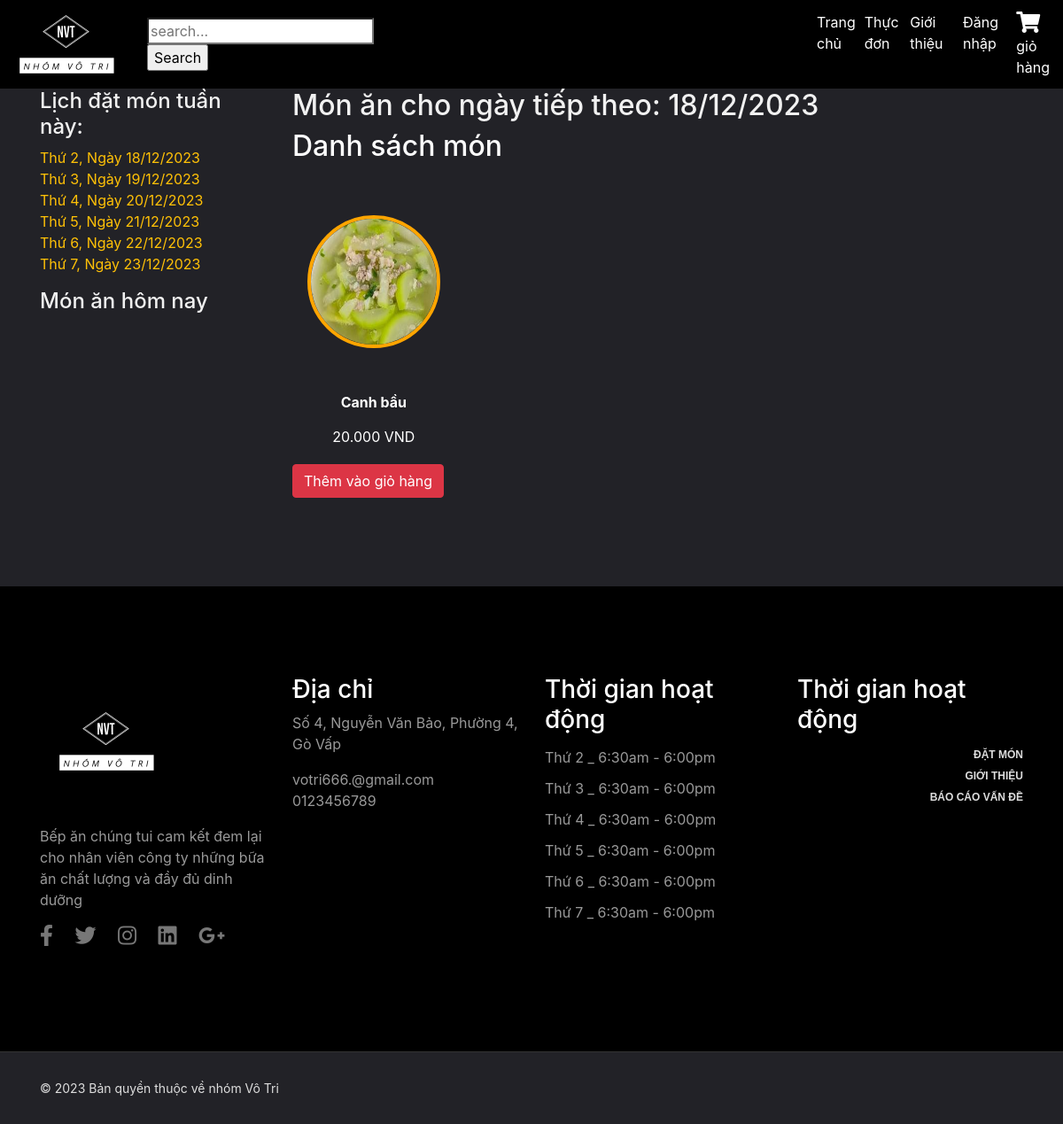
The app's page /index.php?mod=menus&act=list&date=2023-12-23 with its own data.
### tables this page shows
CREATE TABLE `chitietthucdon` (
  `idthucdon` int(2) NOT NULL,
  `id_monan` int(2) NOT NULL
);

CREATE TABLE `monan` (
  `id_monan` int(2) NOT NULL,
  `tenmonan` varchar(50) NOT NULL,
  `mota` varchar(300) NOT NULL,
  `hinhanh` varchar(150) NOT NULL,
  `gia` int(11) NOT NULL,
  `id_loaimonan` int(2) NOT NULL
);

### Model/mMonan.php (called while the page is built, shortened)
<?php
include_once("ketnoi.php");
class modelMonan
{
    function selectAllMonAnThucdonbyDate($date)
    {
        $p = new KetNoiDB();
        if ($p->moKetNoi($con)) {
            $query = "SELECT * FROM thucdon JOIN chitietthucdon ON thucdon.idthucdon = chitietthucdon.idthucdon
            JOIN monan ON chitietthucdon.id_monan = monan.id_monan WHERE ngaytao = '$date'";
            $result = $con->query($query);
            if ($result) {
                return $result;
            } else {
                echo "Lỗi truy vấn: " . $con->error;
            }
        } else {
            return false;
        }
    }
    function SelectAllLoaiThucDon()
    {
        $p = new KetNoiDB();
        if ($p->moKetNoi($con)) {
            $query = "SELECT * FROM loai_thucdon";
            $result = $con->query($query);
            if ($result) {
                $data = array();
                while ($row = $result->fetch_assoc()) {
                    $data[] = $row;
                }
                return $data;
            } else {
                echo "Lỗi truy vấn: " . $con->error;
            }
        } else {
            return false;
        }
    }
}
?>

### Controller/cMonan.php (called while the page is built, shortened)
<?php
include_once("Model/mMonan.php");
class controlMonan
{
    function getAllMonAnThucdonbyDate($date)
    {
        $p = new modelMonan();
        $tbl = $p->selectAllMonAnThucdonbyDate($date);
        return $tbl;
    }
}
?>

### Model/ketnoi.php (called while the page is built, shortened)
<?php
class KetNoiDB
{
    function moKetNoi(& $con)
    {
        $con = new mysqli("localhost", "root", "", "bepan_votri");
        $con->set_charset("utf8");
        return $con;
    }
}
?>

### View/vMonan.php (the view, shortened to what this page needs)
<?php
include "Includes/templates/header.php";
include "Includes/templates/navbar.php";
include("Controller/cMonan.php");
$p = new controlMonan();
if (isset($_REQUEST['idloai'])) {
    $cate = $_REQUEST['idloai'];
    $dish = $p->getAllMonanbyLoai($cate);
} elseif (isset($_REQUEST['search'])) {
    $search = $_REQUEST['search'];
    $dish = $p->getSearch($search);
}elseif(isset($_REQUEST['cm'])){
    $cm = $_REQUEST['cm'];
    $dish = $p->getAllMonAnLoaiThucdon($cm);
}
elseif (isset($_REQUEST['date'])){
    $ngay = $_REQUEST['date'];
    $dish = $p->getAllMonAnThucdonbyDate($ngay);
}
 else {
    $dish = $p->getAllMonAnThucdon();
}
?>
<section style="padding: 100px 0 100px; background-color: #222227;">
  <div class="container">
    <div class="row">
    <div class="col-lg-3 col-md-5">
      <div class="sidebar">
        <div class="sidebar__item">
          <h4 class="txt">Lịch đặt món tuần này:</h4>
          <ul>
    <?php
    $days = array('monday', 'tuesday', 'wednesday', 'thursday', 'friday', 'saturday');
    $menu = array();
    foreach ($days as $index => $day) {
        $timestamp = strtotime('this week ' . $day);
        $saturday = strtotime('this week saturday');
        $ngayHientai = new DateTime();
        $ngayHientaiTimestamp = $ngayHientai->getTimestamp();
        if ($ngayHientaiTimestamp >= $saturday) {
            $timestamp = strtotime('next week ' . $day);
        }
        $menu[$index] = date('d/m/Y', $timestamp);
        $newDate[$index] = date_format(date_create_from_format('d/m/Y',  $menu[$index]), 'Y-m-d');
        ?>
        <li><a class="text-warning" href="index.php?mod=menus&act=list&date=<?php echo $newDate[$index] ?>">Thứ <?php echo $index + 2 ?>, Ngày <?php echo $menu[$index];  ?></a></li>
    <?php
    } ?>
</ul>
        </div>
        <div class="sidebar__item">
          <div class="latest-product__text">
            <h4 class="txt">Món ăn hôm nay</h4>
          </div>
        </div>
      </div>
      </div>
        <div class="col-md-9">
        <div class="product__discount">
        <?php
            $today = new DateTime();
            if ($today->format('N') == 6 || $today->format('N') == 7) {
                $tomorrow = $today->modify('next Monday')->format('Y-m-d');
            } else {
                $tomorrow = $today->add(new DateInterval('P1D'))->format('Y-m-d');
            }
            $ngaytt = (new DateTime($tomorrow))->format("d/m/Y");
        ?>
                    <div class="section-title product__discount__title">
                        <h2 class="txt">Món ăn cho ngày tiếp theo: <?php echo $ngaytt  ?></h2>
                    </div>
<h2 class="text-white">Danh sách món </h2>
<?php
echo '<div class="menu-items-container">';
$dem = 0;
$dish->data_seek(0);
$totalItems = $dish->num_rows;
$today = new DateTime('now', new DateTimeZone('Asia/Ho_Chi_Minh'));
if (!isset($_REQUEST['date'])) {
    $selectedDate = null;
} else {
    $selectedDate = new DateTime($_REQUEST['date'], new DateTimeZone('Asia/Ho_Chi_Minh'));
}
while ($row = $dish->fetch_assoc()) {
    if ($dem % 4 === 0) {
        echo '<div class="row">';
    }
    echo '<div class="col-md-3 menu-item">';
    if ($selectedDate > $today) {
        echo '<a href="?mod=chitiet&id_monan='. $row['id_monan']. '&date='. $_GET['date'].'" onclick="showDetails(this)">';
        echo '<div class="thumbnail" style="cursor:pointer">';
        echo '<div class="menu-image">';
        echo '<div class="circular-image">';
        echo '<img src="Design/image/' . $row['hinhanh'] . '" style="width: 150px; height: 150px; border-radius: 50%; border: 4px solid orange;" />';
        echo '</div>';
        echo '</div>';
        echo '<p class="text-white"><b>' . $row['tenmonan'] . '</b></p>';
        echo '<p class="text-white">' . number_format($row['gia'], 0, ',', '.') . ' VND</p>';
        echo '</div>';
        echo '</a>';
        echo '<div class="buttondatmon">';
        echo '<a href="index.php?mod=cart&act=Add&id_monan=' . $row['id_monan'] . '&date=' . $_GET['date'] . '" class="btn btn-danger">Thêm vào giỏ hàng</a>';
        echo '</div>';
    }
    echo '</div>';
    if (($dem + 1) % 4 === 0 || $dem + 1 === $totalItems) {
        echo '</div>';
    }
    $dem++;
}
echo '</div>';
?>
    </div>
  </div>
</section>
<section class="widget_section" style="background-color: black;padding: 100px 0;">
        <div class="container">
            <div class="row">
                <div class="col-lg-3 col-md-6">
                <img src="./Design/images/Nhom_vo_tri_logos_white.png" alt="Restaurant Logo" style="width: 150px;margin-bottom: 20px;">
                    <div class="footer_widget">
                        <p>
                            Bếp ăn chúng tui cam kết đem lại cho nhân viên công ty những bữa ăn chất lượng và đầy đủ dinh dưỡng
                        </p>
                        <ul class="widget_social">
                            <li><a href="#" data-toggle="tooltip" title="Facebook"><i class="fab fa-facebook-f fa-2x"></i></a></li>
                            <li><a href="#" data-toggle="tooltip" title="Twitter"><i class="fab fa-twitter fa-2x"></i></a></li>
                            <li><a href="#" data-toggle="tooltip" title="Instagram"><i class="fab fa-instagram fa-2x"></i></a></li>
                            <li><a href="#" data-toggle="tooltip" title="LinkedIn"><i class="fab fa-linkedin fa-2x"></i></a></li>
                            <li><a href="#" data-toggle="tooltip" title="Google+"><i class="fab fa-google-plus-g fa-2x"></i></a></li>
                        </ul>
                    </div>
                </div>
                <div class="col-lg-3 col-md-6">
                     <div class="footer_widget">
                        <h3>Địa chỉ</h3>
                        <p>
                            Số 4, Nguyễn Văn Bảo, Phường 4, Gò Vấp
                        </p>
                        <p>
                            votri666.@gmail.com <br>
                            0123456789
                        </p>
                     </div>
                </div>
                <div class="col-lg-3 col-md-6">
                    <div class="footer_widget">
                        <h3>
                            Thời gian hoạt động
                        </h3>
                        <ul class="opening_time">
                            <li>Thứ 2 _ 6:30am - 6:00pm</li>
                            <li>Thứ 3 _ 6:30am - 6:00pm</li>
                            <li>Thứ 4 _ 6:30am - 6:00pm</li>
                            <li>Thứ 5 _ 6:30am - 6:00pm</li>
                            <li>Thứ 6 _ 6:30am - 6:00pm</li>
                            <li>Thứ 7 _ 6:30am - 6:00pm</li>
                        </ul>
                    </div>
                </div>
                <div class="col-lg-3 col-md-6">
						<div class="footer_widget">
                        <h3>
                            Thời gian hoạt động
                        </h3>
						<ul class="footer_social">
							<li><a href="#">Đặt món</a></li> <br>
							<li><a href="#">Giới thiệu</a></li><br>
							<li><a href="#">Báo cáo vấn đề</a></li><br>
						</ul>
                    </div>
					</div>
            </div>
        </div>
    </section>
<?php include_once ("Includes/templates/footer.php"); ?>

### Design/css/main.css (style rules this page uses)
a, a:hover { text-decoration: none !important; }
ul { display: block; list-style: none; padding: 0; margin: 0; }
html { scroll-behavior: smooth; }
body { font-family: 'Roboto', sans-serif; font-size: 16px; line-height: 28px; font-weight: 300; }
.thumbnail { display: block; margin-bottom: 20px; line-height: 1.42857143; background-color: #fff; -webkit-transition: border .2s ease-in-out; -o-transition: border .2s ease-in-out; transition: border .2s ease-in-out; text-align: center; background: inherit; }
.menu-image { position: relative; max-width: 200px; margin: 50px auto; }
.widget_social { display: block; text-align: left; }
.widget_social li { display: inline-block; }
.widget_social li a { color: #777; font-size: 12px; margin-right: 20px; }
.footer_widget p { color: #999; }
.footer_widget h3 { color: #fff; }
.opening_time li { color: #999; line-height: 35px; }
.footer_social { display: block; text-align: right; }
.footer_social li { display: inline-block; }
.footer_social li a { font-family: "Work Sans",sans-serif; color: #ddd; font-size: 12px; font-weight: 600; text-transform: uppercase; margin-left: 20px; }

### View/vMonan.php (style rules this page uses)
.txt { color: #f1f1f1; }

### records on screen
chitietthucdon: id_monan.hinhanh (picture), id_monan.tenmonan "Canh bầu", id_monan.gia "20.000"

### other values on screen
$menu[$index] "18/12/2023"
$menu[$index] "19/12/2023"
$menu[$index] "20/12/2023"
$menu[$index] "21/12/2023"
$menu[$index] "22/12/2023"
$menu[$index] "23/12/2023"
$ngaytt "18/12/2023"
